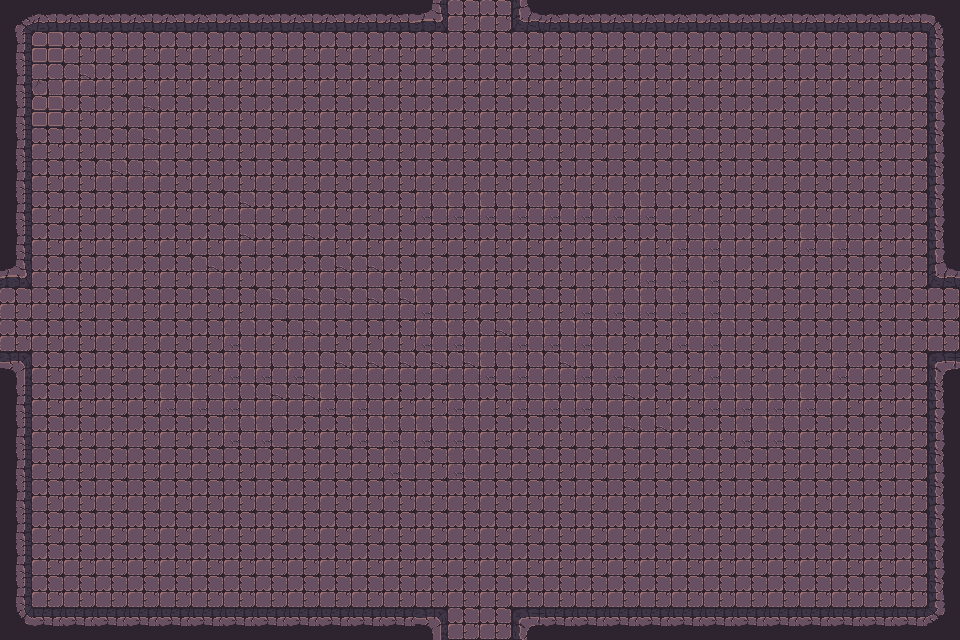

This game map was drawn from its Tiled (.tmx) file and the tilesets committed beside it. A one-line description and the full map source follow:
An orthogonal 30x20 tile map with 32x32 px tiles, 1 tile layer (Tile layer 1), 2 tilesets and 15 objects.

<map version="1.10" tiledversion="1.11.2" orientation="orthogonal" renderorder="right-down" width="30" height="20" tilewidth="32" tileheight="32" infinite="0" nextlayerid="3" nextobjectid="1">
 <tileset firstgid="1" name="Town Tileset" tilewidth="32" tileheight="32" tilecount="64" columns="8">
  <image source="../tiles/World H Tileset.png" trans="ff00ff" width="256" height="256" />
  <tile id="4">
   <objectgroup draworder="index" id="2">
    <object id="1" x="0" y="0" width="32" height="32" />
   </objectgroup>
  </tile>
  <tile id="5">
   <objectgroup draworder="index" id="2">
    <object id="1" x="0" y="0" width="32" height="32" />
   </objectgroup>
  </tile>
  <tile id="6">
   <objectgroup draworder="index" id="2">
    <object id="1" x="0" y="0" width="32" height="32" />
   </objectgroup>
  </tile>
  <tile id="7">
   <objectgroup draworder="index" id="2">
    <object id="1" x="0" y="0" width="32" height="32" />
   </objectgroup>
  </tile>
  <tile id="8">
   <objectgroup draworder="index" id="2">
    <object id="1" x="0" y="0" width="32" height="32" />
   </objectgroup>
  </tile>
  <tile id="10">
   <objectgroup draworder="index" id="2">
    <object id="1" x="0" y="32" width="32" />
   </objectgroup>
  </tile>
  <tile id="11">
   <objectgroup draworder="index" id="2">
    <object id="1" x="0" y="32" width="32" />
    <object id="2" x="32" y="0" height="32" />
   </objectgroup>
  </tile>
  <tile id="12">
   <objectgroup draworder="index" id="2">
    <object id="1" x="32" y="0" height="32" />
   </objectgroup>
  </tile>
  <tile id="13">
   <objectgroup draworder="index" id="2">
    <object id="1" x="0" y="32" width="32" />
    <object id="2" x="0" y="32" width="32" />
    <object id="3" x="0" y="0" height="32" />
   </objectgroup>
  </tile>
  <tile id="14">
   <objectgroup draworder="index" id="2">
    <object id="1" x="0" y="0" height="32" />
   </objectgroup>
  </tile>
  <tile id="16">
   <objectgroup draworder="index" id="2">
    <object id="1" x="0" y="0" width="32" height="32" />
   </objectgroup>
  </tile>
  <tile id="24">
   <objectgroup draworder="index" id="2">
    <object id="1" x="0" y="0" width="32" height="32" />
   </objectgroup>
  </tile>
 </tileset>
 <tileset firstgid="65" name="Dungeon Crawler Tileset" tilewidth="32" tileheight="32" tilecount="100" columns="10">
  <image source="../tiles/Dungeon_Tile.png" width="320" height="320" />
 </tileset>
 <layer id="1" name="Tile layer 1" width="30" height="20">
  <data encoding="csv">
67,68,68,68,68,68,68,68,68,68,68,68,68,103,65,65,100,68,68,68,68,68,68,68,68,68,68,68,68,69,
77,158,65,65,65,65,65,65,65,65,65,65,65,65,65,65,65,65,65,65,65,65,65,65,65,65,65,65,65,79,
77,75,76,65,65,65,65,65,65,65,65,65,65,65,65,65,65,65,65,65,65,65,65,65,65,65,65,65,65,79,
77,158,65,65,76,65,65,65,65,65,65,65,65,65,65,65,65,65,65,65,65,65,65,65,65,65,65,65,65,79,
77,65,65,65,76,65,65,65,65,65,65,65,65,65,65,65,65,65,65,65,65,65,65,65,65,65,65,65,65,79,
77,65,65,76,76,65,65,65,65,65,65,65,65,65,65,65,65,65,65,65,65,65,65,65,65,65,65,65,65,79,
77,65,65,65,65,65,65,76,65,65,65,65,65,66,66,66,66,66,66,66,66,65,65,65,65,65,65,65,65,79,
77,65,65,65,65,65,65,76,65,76,65,65,65,65,65,65,65,65,65,65,65,66,66,65,65,66,66,65,65,79,
103,65,65,65,65,65,76,65,65,65,76,76,65,65,65,65,65,65,65,65,66,66,66,65,65,65,65,65,65,100,
65,65,65,65,65,65,65,65,76,76,76,76,76,66,65,65,65,65,66,66,66,66,66,65,65,65,65,65,65,65,
65,65,65,65,65,65,65,66,65,76,65,65,65,66,66,76,66,66,66,65,65,66,66,65,65,65,65,65,65,65,
73,65,65,65,65,65,65,66,66,66,76,76,76,76,76,66,66,76,66,66,65,65,66,65,65,65,66,65,65,70,
77,65,65,65,65,66,66,66,76,76,66,66,65,65,66,65,66,66,66,76,65,65,66,66,66,66,65,65,65,79,
77,65,65,65,65,65,65,66,66,65,65,66,66,66,66,65,65,65,65,76,76,65,65,66,66,65,65,65,65,79,
77,65,65,65,65,65,65,65,65,65,65,65,66,65,66,65,65,65,65,65,65,65,65,65,65,65,65,65,65,79,
77,65,65,65,65,65,65,65,65,65,65,65,65,65,65,65,65,65,65,65,65,65,65,65,65,65,65,65,65,79,
77,65,65,65,65,65,65,65,65,65,65,65,65,65,65,65,65,65,65,65,65,65,65,65,65,65,65,65,65,79,
77,65,65,65,65,65,65,65,65,65,65,65,65,65,65,65,65,65,65,65,65,65,65,65,65,65,65,65,65,79,
77,65,65,65,65,65,65,65,65,65,65,65,65,65,65,65,65,65,65,65,65,65,65,65,65,65,65,65,65,79,
87,88,88,88,88,88,88,88,88,88,88,88,88,73,65,65,70,88,88,88,88,88,88,88,88,88,88,88,88,89
</data>
 </layer>
</map>
